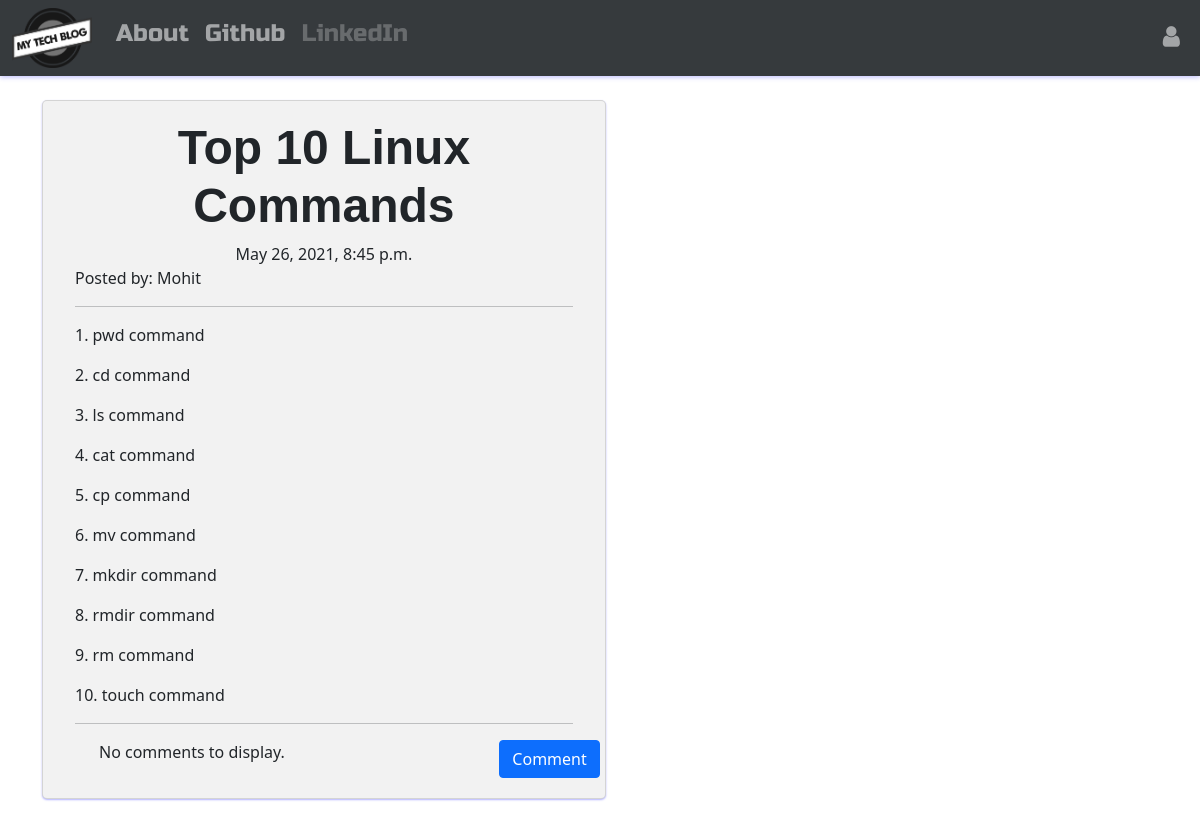
Screenshot of /post/8 with the database file from the repository.
### blog_app/models.py (models this page shows, shortened)
class Post(models.Model):
    author = models.ForeignKey('auth.User', on_delete=models.CASCADE)
    title = models.CharField(max_length=200)
    text = models.TextField()
    created_date = models.DateTimeField(default=timezone.now)
    published_date = models.DateTimeField(blank=True, null=True)

### blog_app/views.py (the view)
# urls.py: path('post/<int:pk>',views.PostDetailView.as_view(),name='post_detail'),
class PostDetailView(DetailView):
    model = Post

### blog_app/templates/blog_app/post_detail.html (shortened to what this page needs)
{% extends 'blog_app/base.html' %}
{% block body_block %}
<div class="card">
<div class="card-body">
<h1 class="posttitle">{{ post.title }}</h1>
{% if post.published_date %}
  <div class="date postdate">
    {{ post.published_date }}
  </div>
<p>Posted by: {{post.author}}</p>
<hr>
{% else %}
  <a class="btn btn-primary" href="{% url 'post_publish' pk=post.pk %}">Publish</a>
{% endif %}
  <p class="postcontent">{{post.text|safe|linebreaksbr}}</p>
    <hr>
    <a class="btn btn-primary btn-comment" href="{% url 'add_comment_to_post' pk=post.pk %}">Comment</a>
    <div class="container">
      {% for comment in post.comments.all %}
        <br>
          {% if user.is_authenticated or comment.approved_comment %}
            {{ comment.created_date }}
              {% if not comment.approved_comment %}
                <a class="btn btn-danger" href="{% url 'comment_remove' pk=comment.pk %}"><span class="fa fa-remove"></span></a>
                <a class="btn btn-success" href="{% url 'comment_approve' pk=comment.pk %}"><span class="fa fa-check"></span></a>
              {% endif %}
              <ul class="list-group">
                <li class="list-group-item"><p>{{comment.text|safe|linebreaks}}</p>
                <p>Posted by: {{ comment.author }}</p></li>
              </ul>
          {% endif %}
            {% empty %}
            <p>No comments to display.</p>
      {% endfor %}
    </div>
  </div>
</div>
{% endblock %}

### blog_app/static/css/blog_app.css (style rules this page uses)
.btn { margin-right: 5px; }
.card { border-radius: 5px; padding: 2px 16px; margin-bottom: 15px; background-color: #f2f2f2; width: 125%; box-shadow: 0 1px 2px #b3b3ff; transition: all 0.3s cubic-bezier(.25,.8,.25,1); }
.body { background-image: url(https://wallpaperaccess.com/full/1602717.jpg); background-size: cover; width: 100%; }
.postdate { text-align: center; }
.posttitle { font-family: 'Arial', sans-serif; font-size: 3em; font-weight: bold; text-align: center; }
.postcontent { font-family: 'Montserrat', sans-serif; font-size: 1.5em; }
.btn-comment { position: absolute; right: 0px; }

### rows the page displays
Post: title "Top 10 Linux Commands", published_date "May 26, 2021, 8:45 p.m.", author "Mohit", text "1. pwd command 2. cd command 3. ls command 4. cat command 5. cp command 6. mv command 7. mkdir command 8. rmdir command 9. rm command 10. touch command"
